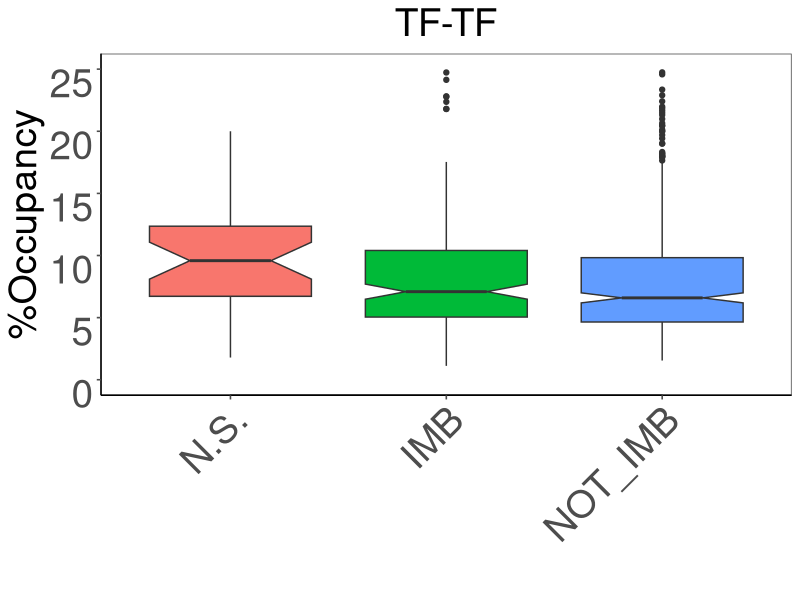
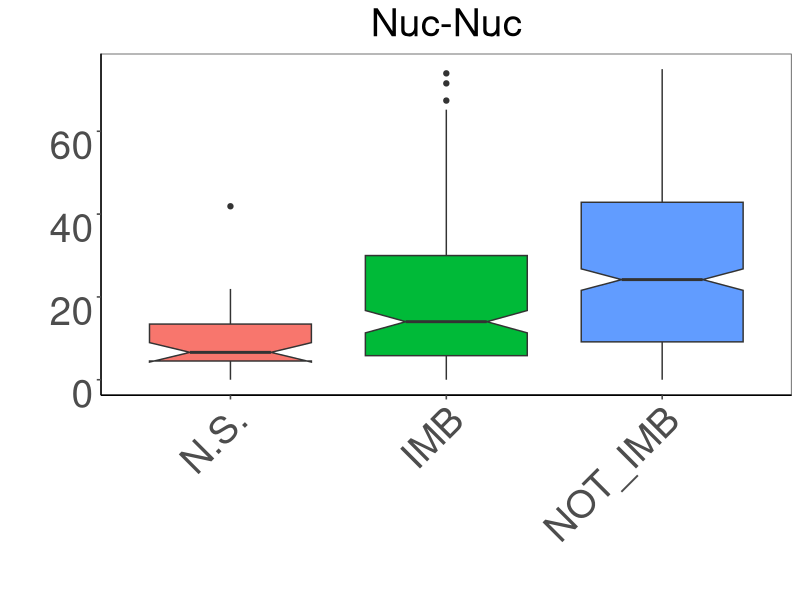
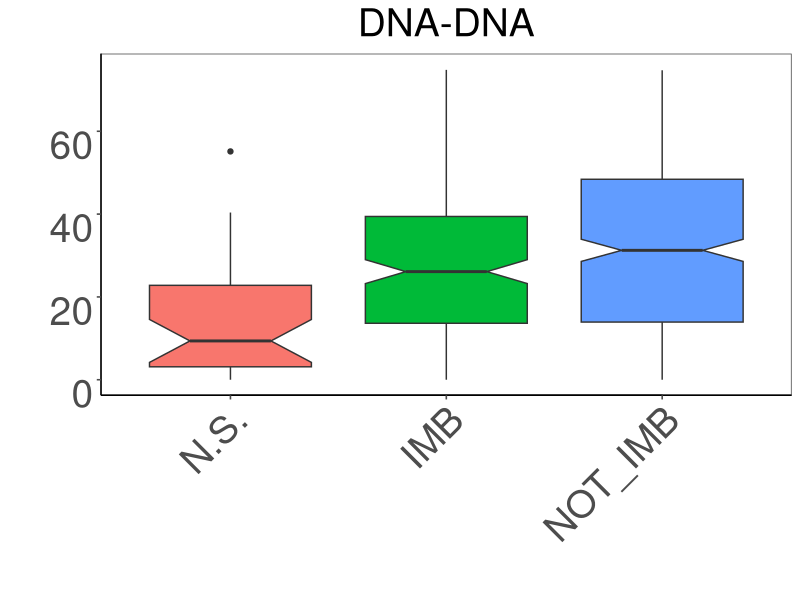
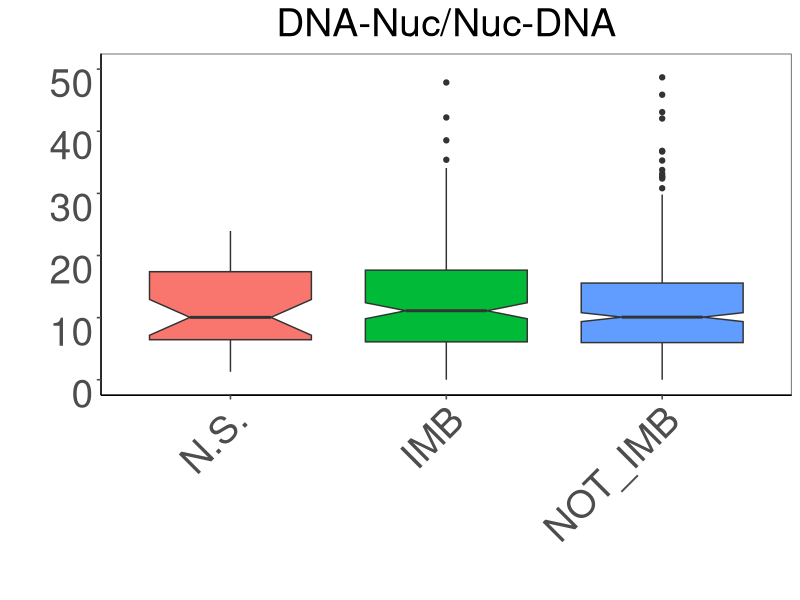
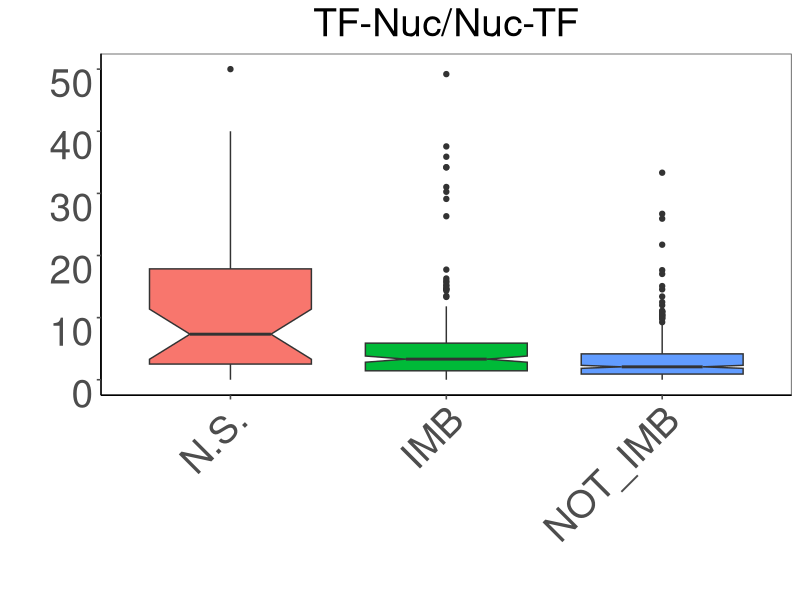
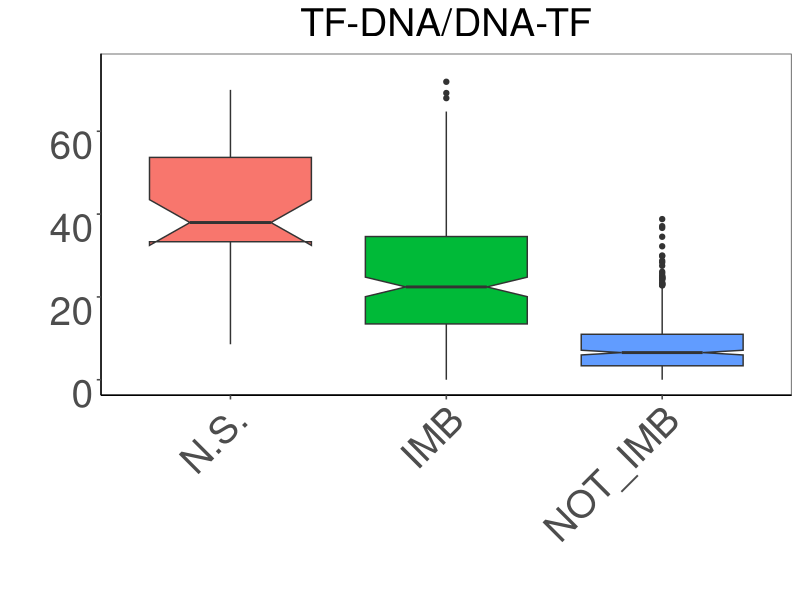

Reproduce these figures in R, in order.
library(ggplot2)
library(ggthemes)
library(reshape2)
dt = read.table("imb_with_occupancy_data.tsv", se= "\t", header = T, stringsAsFactors  = F)

#	     1	quantile
#	     2	chr
#	     3	peak_id
#	     4	chrStart
#	     5	strand
#	     6	sec_peak
#	     7	normalized_eob
#	     8	log10p_val
#	     9	imbalance
#	    10	D_D
#	    11	N_N
#	    12	D_N_N_D
#	    13	T_N_N_T
#	    14	T_D_D_T
#	    15	T_T

dt$quantile = as.character(dt$quantile)
print(head(dt))
#cols_for_bxplt = c("D.D", "N.N", "D.N.N.D", "T.N.N.T", "T.D.D.T", "T.T") 
cols_for_bxplt = c("T_T", "N_N", "D_D", "D_N_N_D", "T_N_N_T", "T_D_D_T") 
label_list = list() 
label_list["D_D"] = "DNA-DNA"
label_list["N_N"] = "Nuc-Nuc"
label_list["D_N_N_D"] = "DNA-Nuc/Nuc-DNA"
label_list["T_N_N_T"] = "TF-Nuc/Nuc-TF"
label_list["T_D_D_T"] = "TF-DNA/DNA-TF"
label_list["T_T"] = "TF-TF"
cnt = 0

figure2_theme <- function (){
    theme (axis.text.y =element_text(vjust =1))+
    theme(plot.title=element_text( size=28 )) +
    theme(axis.title.x = element_text(colour = "black", size = 28),
          axis.title.y = element_text(colour = "black", size = 28)) +
    theme(axis.text.x = element_text(size = 28),
          axis.text.y = element_text(size = 28)) +
    theme(legend.title= element_text(size = 28),
          legend.text = element_text(size = 28)) +
    theme(axis.line.x = element_line(color="black", size = 0.5),
          axis.line.y = element_line(color="black", size = 0.5))
}

################### non-significant #########################
#for (col in cols_for_bxplt){
#
#    dt_sub = dt[which(dt$imbalance == "01_NOT_SIG"), c(col, "quantile")]  
#    plt = ggplot(dt_sub, aes_string(x = "quantile", y = col, fill = "quantile")) + geom_boxplot(notch = T) + 
#          geom_rangeframe() + theme_few() + ggtitle(label_list[col])  + figure2_theme() + xlab ("") + 
#          #scale_fill_manual(values = c("1" = "#a6cee3", "2" = "#1f78b4", "3" = "#33a02c", "4" = "#e31a1c"))
#          scale_fill_manual(limits = c ("1", "2", "3", "4"),
#                            values = c("1" = "#a6cee3", "2" = "#1f78b4", "3" = "#33a02c", "4" = "#e31a1c")) +  
#          scale_x_discrete(limits = c("1", "2", "3", "4"), 
#                           labels = c("1" = "0-25", "2" = "25-50", "3" = "50-75", "4" = "75-100")) + 
#          theme(legend.position = "none") + 
#          theme(axis.text.x = element_blank(), #element_text(angle = 45, hjust = 1), 
#                plot.title = element_text(hjust = 0.5),
#                )
#    if (cnt == 0) {
#         plt = plt +  ylab("%Occup [NON SIG]") 
#    } else{
#         plt = plt + ylab("")
#    }
#    if (cnt %in% c(0,4)){
#        plt = plt + ylim(c(0,25))
#    }else if (cnt == 5){
#        plt = plt + ylim(c(0,40))
#    }else if (cnt == 3){
#        plt = plt + ylim(c(0,60))
#    }else if (cnt == 1){
#        plt = plt + ylim(c(0,80))
#    }
#    pdf(paste0("plots_imb/non_sig_", col, ".pdf"), width = 4, height = 6)
#    print(plt)
#    dev.off()
#    cnt = cnt + 1
#}
#cnt = 0 
#################### significant with imbalance #########################
#for (col in cols_for_bxplt){
#    # imbalance strings:
#    
#    #   3548 01_NOT_SIG
#    #    408 02_IMB
#    #   1153 03_NOT_IMB
#    
#    dt_sub = dt[which(dt$imbalance == "02_IMB"), c(col, "quantile")]  
#    plt = ggplot(dt_sub, aes_string(x = "quantile", y = col, fill = "quantile")) + geom_boxplot(notch = T) + 
#          geom_rangeframe() + theme_few() + xlab("")  + figure2_theme() + 
#          #scale_fill_manual(values = c("1" = "#a6cee3", "2" = "#1f78b4", "3" = "#33a02c", "4" = "#e31a1c"))
#          scale_fill_manual(limits = c ("1", "2", "3", "4"),
#                            values = c("1" = "#a6cee3", "2" = "#1f78b4", "3" = "#33a02c", "4" = "#e31a1c")) +  
#          scale_x_discrete(limits = c("1", "2", "3", "4"), 
#                           labels = c("1" = "0-25", "2" = "25-50", "3" = "50-75", "4" = "75-100")) + 
#          theme(legend.position = "none") + 
#          theme(axis.text.x = element_text(angle = 45, hjust = 1))
#    if (cnt == 0) {
#         plt = plt +  ylab("%Occup [IMB]") 
#    } else{
#         plt = plt + ylab("")
#    }
#    if (cnt %in% c(0,4)){
#        plt = plt + ylim(c(0,25))
#    }else if (cnt == 5){
#        plt = plt + ylim(c(0,40))
#    }else if (cnt == 3){
#        plt = plt + ylim(c(0,60))
#    }else if (cnt == 1){
#        plt = plt + ylim(c(0,80))
#    }
#    pdf(paste0("plots_imb/imb_", col, ".pdf"), width = 4, height = 6)
#    print(plt)
#    dev.off()
#    cnt = cnt + 1
#}
#
#cnt = 0
#
#################### significant without imbalance #########################
#for (col in cols_for_bxplt){
#    # imbalance strings:
#    
#    #   3548 01_NOT_SIG
#    #    408 02_IMB
#    #   1153 03_NOT_IMB
#    
#    dt_sub = dt[which(dt$imbalance == "03_NOT_IMB"), c(col, "quantile")]  
#    plt = ggplot(dt_sub, aes_string(x = "quantile", y = col, fill = "quantile")) + geom_boxplot(notch = T) + 
#          geom_rangeframe() + theme_few() + xlab("")  + figure2_theme() + 
#          #scale_fill_manual(values = c("1" = "#a6cee3", "2" = "#1f78b4", "3" = "#33a02c", "4" = "#e31a1c"))
#          scale_fill_manual(limits = c ("1", "2", "3", "4"),
#                            values = c("1" = "#a6cee3", "2" = "#1f78b4", "3" = "#33a02c", "4" = "#e31a1c")) +  
#          scale_x_discrete(limits = c("1", "2", "3", "4"), 
#                           labels = c("1" = "0-25", "2" = "25-50", "3" = "50-75", "4" = "75-100")) + 
#          theme(legend.position = "none") + 
#          theme(axis.text.x = element_text(angle = 45, hjust = 1))
#    if (cnt == 0) {
#         plt = plt +  ylab("%Occup [NOT IMB]") 
#    } else{
#         plt = plt + ylab("")
#    }
#    if (cnt %in% c(0,4)){
#        plt = plt + ylim(c(0,25))
#    }else if (cnt == 5){
#        plt = plt + ylim(c(0,40))
#    }else if (cnt == 3){
#        plt = plt + ylim(c(0,60))
#    }else if (cnt == 1){
#        plt = plt + ylim(c(0,80))
#    }
#    pdf(paste0("plots_imb/not_imb_", col, ".pdf"), width = 4, height = 6)
#    print(plt)
#    dev.off()
#    cnt = cnt + 1
#}
#


####################### just take quantile 4 and group them by IMB #################

dt_sub = dt[which(dt$quantile == 4),c (cols_for_bxplt, "imbalance")]  
mdt_sub = melt(dt_sub, id.vars = "imbalance")
print (head(mdt_sub))

plot_order = c("T_T", "N_N", "D_D", "D_N_N_D", "T_N_N_T", "T_D_D_T")
ylim_list = list()
ylim_list["T_T"] = 25
ylim_list["N_N"] = 75
ylim_list["D_D"] = 75
ylim_list["D_N_N_D"] = 50
ylim_list["T_N_N_T"] = 50
ylim_list["T_D_D_T"] = 75
cnt = 0 
for (ty in plot_order){
    plt = ggplot(mdt_sub[mdt_sub$variable == ty, ], aes( y = value, x = imbalance, fill = imbalance)) + 
          geom_boxplot(notch = T) + geom_rangeframe() + theme_few() + #figure2_theme() + 
          theme (legend.position = "none") + ggtitle(label_list[ty]) + theme(plot.title = element_text(hjust = 0.5)) + 
          ylim(c(0, ylim_list[[ty]])) + xlab ("") +  figure2_theme() + 
          scale_x_discrete(limits = c("01_NOT_SIG", "02_IMB", "03_NOT_IMB"),
                           labels = c("01_NOT_SIG" = "N.S.", "02_IMB" = "IMB", "03_NOT_IMB" = "NOT_IMB")) + 
          theme(axis.text.x = element_text(angle = 45, hjust = 1)) 
    if (cnt == 0){
        plt = plt + ylab("%Occupancy") 
    }else{
        plt = plt + ylab("")
    }
    
    pdf(paste0("plots_imb/onlyQ4", "_", ty, ".pdf" ), width = 4.5, height = 6)  
    print(plt)
    dev.off()
    cnt = cnt + 1
}

